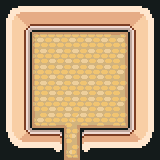

Below is a game level as drawn by its tile map, then a one-line description and the .tmx file that defines it, in full:
An orthogonal 10x10 tile map with 16x16 px tiles, 1 tile layer (Tile Layer 1), 2 tilesets and 1 object (exit).

<map version="1.8" tiledversion="git" orientation="orthogonal" renderorder="right-down" width="10" height="10" tilewidth="16" tileheight="16" infinite="0" nextlayerid="4" nextobjectid="2">
 <tileset firstgid="1" source="../tilesets/interior.tsx" />
 <tileset firstgid="1281" source="../tilesets/interior_floor.tsx" />
 <layer id="1" name="Tile Layer 1" width="10" height="10">
  <data encoding="csv">
3,4,10,10,10,10,10,11,13,14,
35,36,42,42,42,42,42,43,45,46,
227,228,1545,1546,1546,1546,1546,1547,205,206,
227,228,1567,1568,1568,1568,1568,1569,205,206,
227,228,1567,1568,1568,1568,1568,1569,205,206,
227,228,1567,1568,1568,1568,1568,1569,205,206,
227,228,1567,1568,1568,1568,1568,1569,205,206,
259,260,1589,1590,1575,1590,1590,1591,237,238,
579,580,583,584,1570,585,586,587,589,590,
611,612,615,616,1592,617,618,619,621,622
</data>
 </layer>
 <objectgroup id="3" name="Object Layer 1">
  <object id="1" type="exit" x="64" y="157.818" width="16" height="2.18182" />
 </objectgroup>
</map>